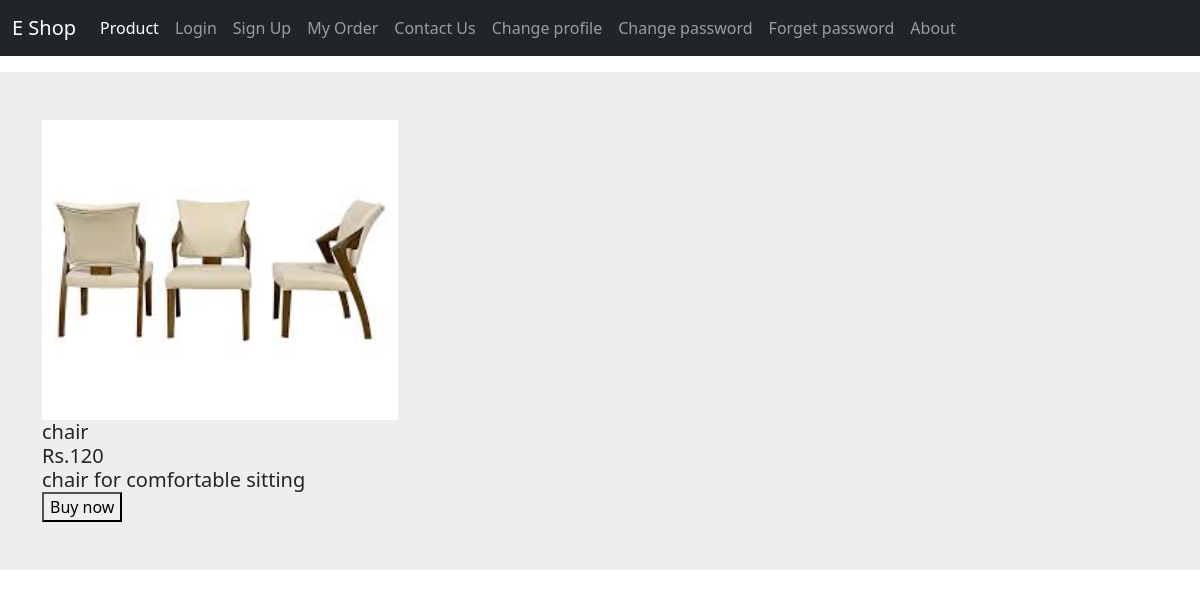
The page /product-get/1 on the database its author committed.
### app1/models.py (models this page shows, shortened)
class Product(models.Model):
    category=models.ForeignKey(Category, on_delete=models.CASCADE)
    name=models.CharField(max_length=200)
    productimage=models.ImageField(upload_to='product')
    price=models.IntegerField()
    productdescription=models.TextField(default="")
    productquantity=models.IntegerField(null=True)

### app1/views.py (the view)
# urls.py: path('product-get/<int:id>',product_get,name='productget'),
def product_get(request,id):
    data=Product.objects.get(id=id)
    return render(request,'singleproduct.html',{'abc':data})

### app1/templates/singleproduct.html (shortened to what this page needs)
{% extends 'base.html' %}
{% block content %}
               <div class="col py-3">
                <section style="background-color: #eee;">
                    <div class="container py-5">
                        <div class="row">
                                <div class="col-md-2 col-lg-4 mb-4 mb-lg-0">
                                        <img src="{{abc.productimage.url}}"
                                            class="card-img-top" height="300px" alt="Laptop" />
                                        <div class="card-body" style="align-self: center;">
                                            <h5 class="mb-0" style="align-self:center;">{{abc.name}}</h5>
                                            <h5 class="mb-0" style="align-self:center;">Rs.{{abc.price}}</h5>
                                            <h5 class="mb-0" style="align-self:center;">{{abc.productdescription}}</h5>
                                        </div>
                                    </div>
                                </div>
                                <form method="POST" action="{% url 'buy' %}">
                                    <button type="submit">Buy now</button>
                                </form>
                    </div>
                </section>
            </div>
                {% endblock %}

### rows shown on the page
Product: productimage (picture), name "chair", price "120", productdescription "chair for comfortable sitting"
